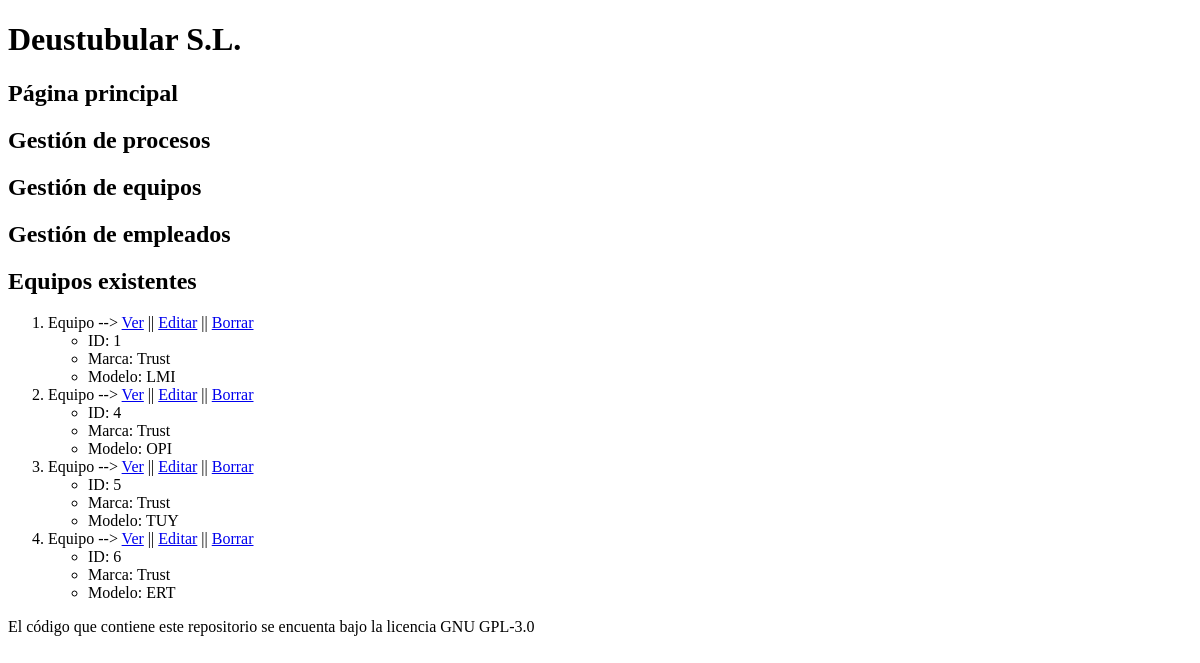
Before: /appProduccion/equipos/ with the older database file.
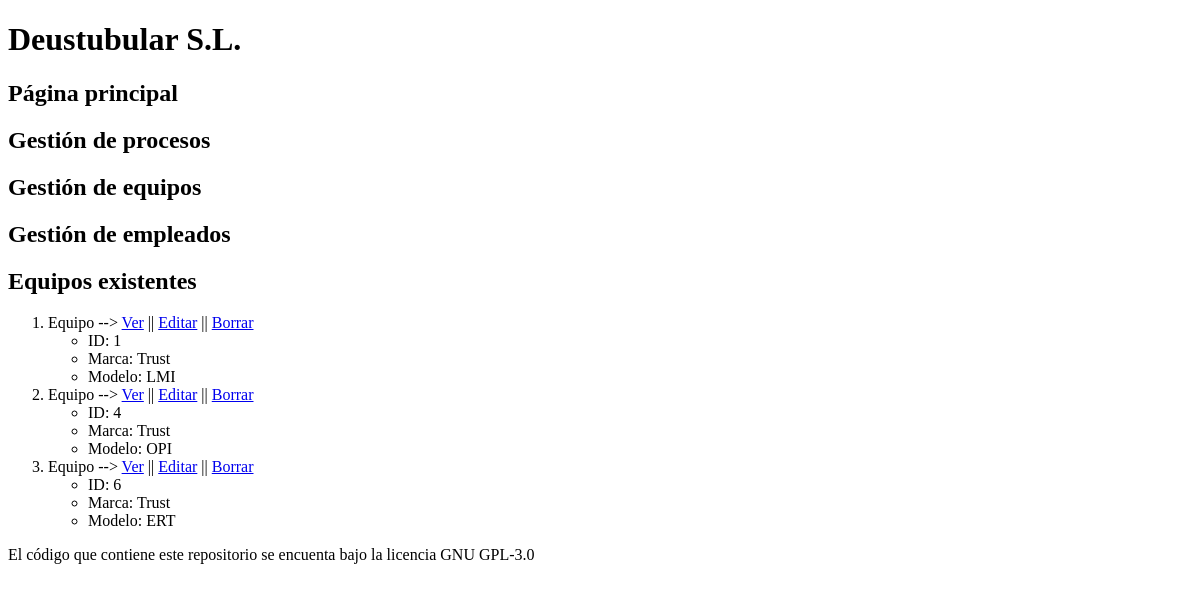
After: the same page with the newer database file.
### appProduccion/models.py (models this page shows, shortened)
class Equipo(models.Model):
    modelo = models.CharField(max_length=100)
    marca = models.CharField(max_length=100)
    categoria = models.CharField(max_length=100)
    fecha_adquisicion = models.DateField()
    fecha_instalacion = models.DateField()

### appProduccion/views.py (the view)
# urls.py: path('equipos/', views.EquipoListView.as_view(), name='equipo_list'),
class EquipoListView(ListView):
    model = Equipo
    template_name = 'equipo_list.html'
    queryset = Equipo.objects.order_by('id')
    def get_context_data(self, **kwargs):
        context = super(EquipoListView, self).get_context_data(**kwargs)
        context['titulo_pagina'] = 'Equipos existentes'
        return context

### appProduccion/Templates/equipo_list.html
{% extends "base.html" %}
{% block contenido %}
<ol>
    {% for eq in equipo_list %}
    <li>
        Equipo --> <a href="{% url 'equipo_detail' eq.id %}">Ver</a> ||
        <a href="{% url 'equipo_edit' eq.id %}">Editar</a> ||
        <a href="{% url 'equipo_delete' eq.id %}">Borrar</a>
        <ul>
            <li>ID: {{ eq.id }}</li>
            <li>Marca: {{ eq.marca }}</li>
            <li>Modelo: {{ eq.modelo }}</li>
        </ul>
    </li>
    {% endfor %}
</ol>
{% endblock %}

Changed rows visible on the page:
removed Equipo: id "5", marca "Trust", modelo "TUY"
